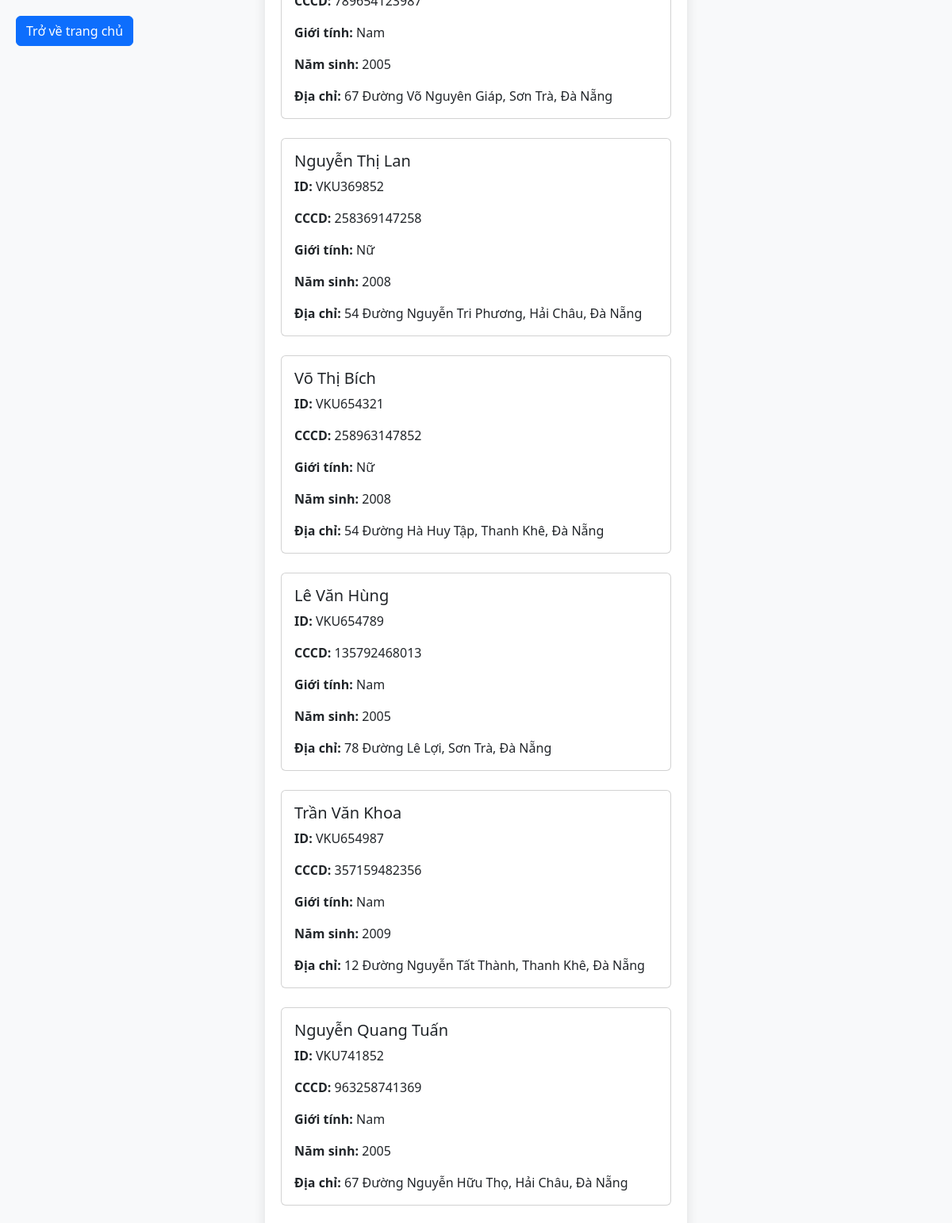
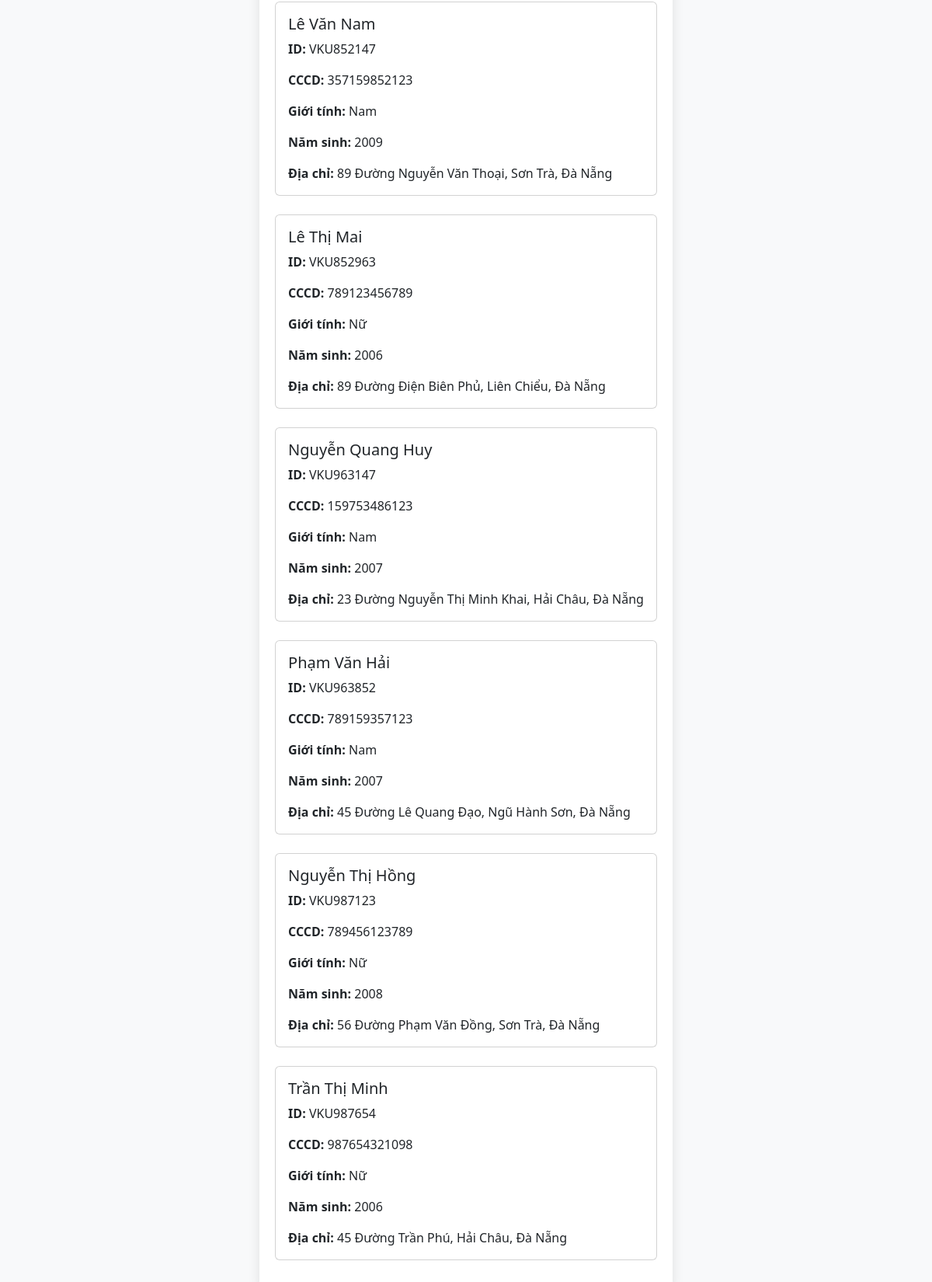
The page /view.php on the database its author committed (2 pictures, top to bottom).
### tables this page shows
CREATE TABLE `user` (
  `id` varchar(255) NOT NULL,
  `cccd` varchar(20) NOT NULL,
  `hovaten` varchar(255) NOT NULL,
  `namsinh` year NOT NULL,
  `diachi` text,
  `gioitinh` varchar(5) NOT NULL
);

### view.php (the view, shortened to what this page needs)
<!DOCTYPE html>
<html lang="en">
<head>
    <link href="https://cdn.jsdelivr.net/npm/bootstrap@5.3.3/dist/css/bootstrap.min.css" rel="stylesheet">
    <link rel="stylesheet" href="css/view.css">
</head>
<body>
    <a href="index.php" class="btn btn-primary return-home">Trở về trang chủ</a>
    <?php
    require "connectDB.php";
    $id = isset($_GET['id']) ? $_GET['id'] : 0;
    $sql = "SELECT `id`, `cccd`, `hovaten`, `namsinh`, `diachi`, `gioitinh` FROM `user` WHERE id = :id";
    $stmt = $pdo->prepare($sql);
    $stmt->bindParam(':id', $id);
    $stmt->execute();
    ?>
    <div class="center-block">
        <?php
        if ($stmt->rowCount() > 0) {
            while ($row = $stmt->fetch(PDO::FETCH_ASSOC)) {
                echo '<div class="card mb-4">';
                echo '<div class="card-body">';
                echo '<h5 class="card-title">' . htmlspecialchars($row['hovaten']) . '</h5>';
                echo '<p class="card-text"><strong>ID:</strong> ' . htmlspecialchars($row['id']) . '</p>';
                echo '<p class="card-text"><strong>CCCD:</strong> ' . htmlspecialchars($row['cccd']) . '</p>';
                echo '<p class="card-text"><strong>Giới tính:</strong> ' . htmlspecialchars($row['gioitinh']) . '</p>';
                echo '<p class="card-text"><strong>Năm sinh:</strong> ' . htmlspecialchars($row['namsinh']) . '</p>';
                echo '<p class="card-text"><strong>Địa chỉ:</strong> ' . htmlspecialchars($row['diachi']) . '</p>';
                echo '</div>';
                echo '</div>';
            }
        } else {
            echo '<p>Không tìm thấy người dùng với ID này.</p>';
        }
        ?>
    </div>
</body>
</html>

### css/view.css (style rules this page uses)
* { margin: 0; padding: 0; box-sizing: border-box; }
body, html { height: 100%; margin: 0; display: flex; justify-content: center; align-items: center; background-color: #f8f9fa; }
.center-block { width: 100%; max-width: 800px; padding: 20px; background-color: white; border-radius: 10px; box-shadow: 0 0 15px rgba(0, 0, 0, 0.1); }
.return-home { position: absolute; top: 20px; left: 20px; }

### rows shown on the page
user: gioitinh "Nam", namsinh "2005", diachi "67 Đường Võ Nguyên Giáp, Sơn Trà, Đà Nẵng"
user: hovaten "Nguyễn Thị Lan", id "VKU369852", cccd "258369147258", gioitinh "Nữ", namsinh "2008", diachi "54 Đường Nguyễn Tri Phương, Hải Châu, Đà Nẵng"
user: hovaten "Võ Thị Bích", id "VKU654321", cccd "258963147852", gioitinh "Nữ", namsinh "2008", diachi "54 Đường Hà Huy Tập, Thanh Khê, Đà Nẵng"
user: hovaten "Lê Văn Hùng", id "VKU654789", cccd "135792468013", gioitinh "Nam", namsinh "2005", diachi "78 Đường Lê Lợi, Sơn Trà, Đà Nẵng"
user: hovaten "Trần Văn Khoa", id "VKU654987", cccd "357159482356", gioitinh "Nam", namsinh "2009", diachi "12 Đường Nguyễn Tất Thành, Thanh Khê, Đà Nẵng"
user: hovaten "Nguyễn Quang Tuấn", id "VKU741852", cccd "963258741369", gioitinh "Nam", namsinh "2005", diachi "67 Đường Nguyễn Hữu Thọ, Hải Châu, Đà Nẵng"
user: hovaten "Lê Văn Nam", id "VKU852147", cccd "357159852123", gioitinh "Nam", namsinh "2009", diachi "89 Đường Nguyễn Văn Thoại, Sơn Trà, Đà Nẵng"
user: hovaten "Lê Thị Mai", id "VKU852963", cccd "789123456789", gioitinh "Nữ", namsinh "2006", diachi "89 Đường Điện Biên Phủ, Liên Chiểu, Đà Nẵng"
user: hovaten "Nguyễn Quang Huy", id "VKU963147", cccd "159753486123", gioitinh "Nam", namsinh "2007", diachi "23 Đường Nguyễn Thị Minh Khai, Hải Châu, Đà Nẵng"
user: hovaten "Phạm Văn Hải", id "VKU963852", cccd "789159357123", gioitinh "Nam", namsinh "2007", diachi "45 Đường Lê Quang Đạo, Ngũ Hành Sơn, Đà Nẵng"
user: hovaten "Nguyễn Thị Hồng", id "VKU987123", cccd "789456123789", gioitinh "Nữ", namsinh "2008", diachi "56 Đường Phạm Văn Đồng, Sơn Trà, Đà Nẵng"
user: hovaten "Trần Thị Minh", id "VKU987654", cccd "987654321098", gioitinh "Nữ", namsinh "2006", diachi "45 Đường Trần Phú, Hải Châu, Đà Nẵng"
